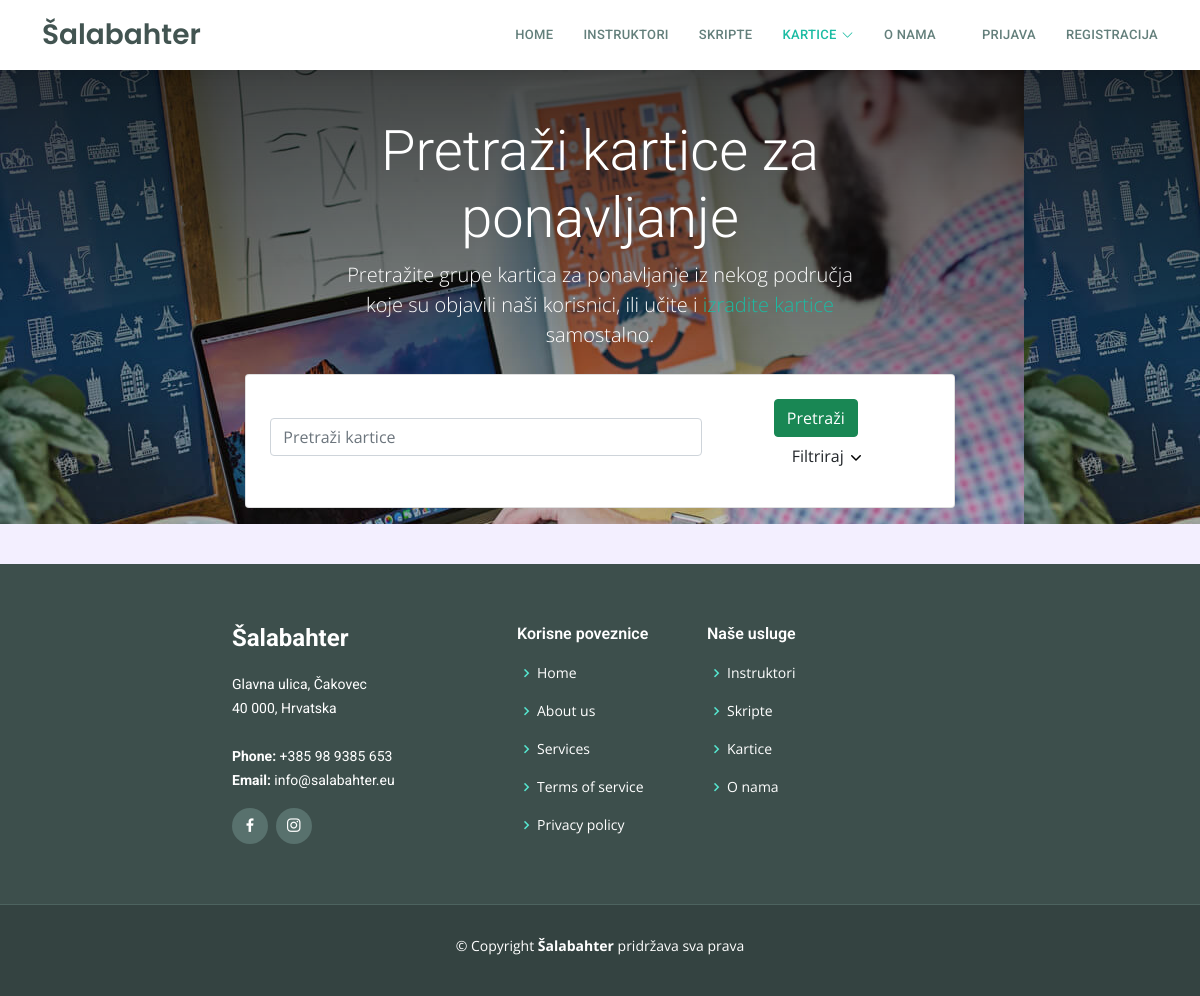
Page /kartice/index.php on the earlier database version.
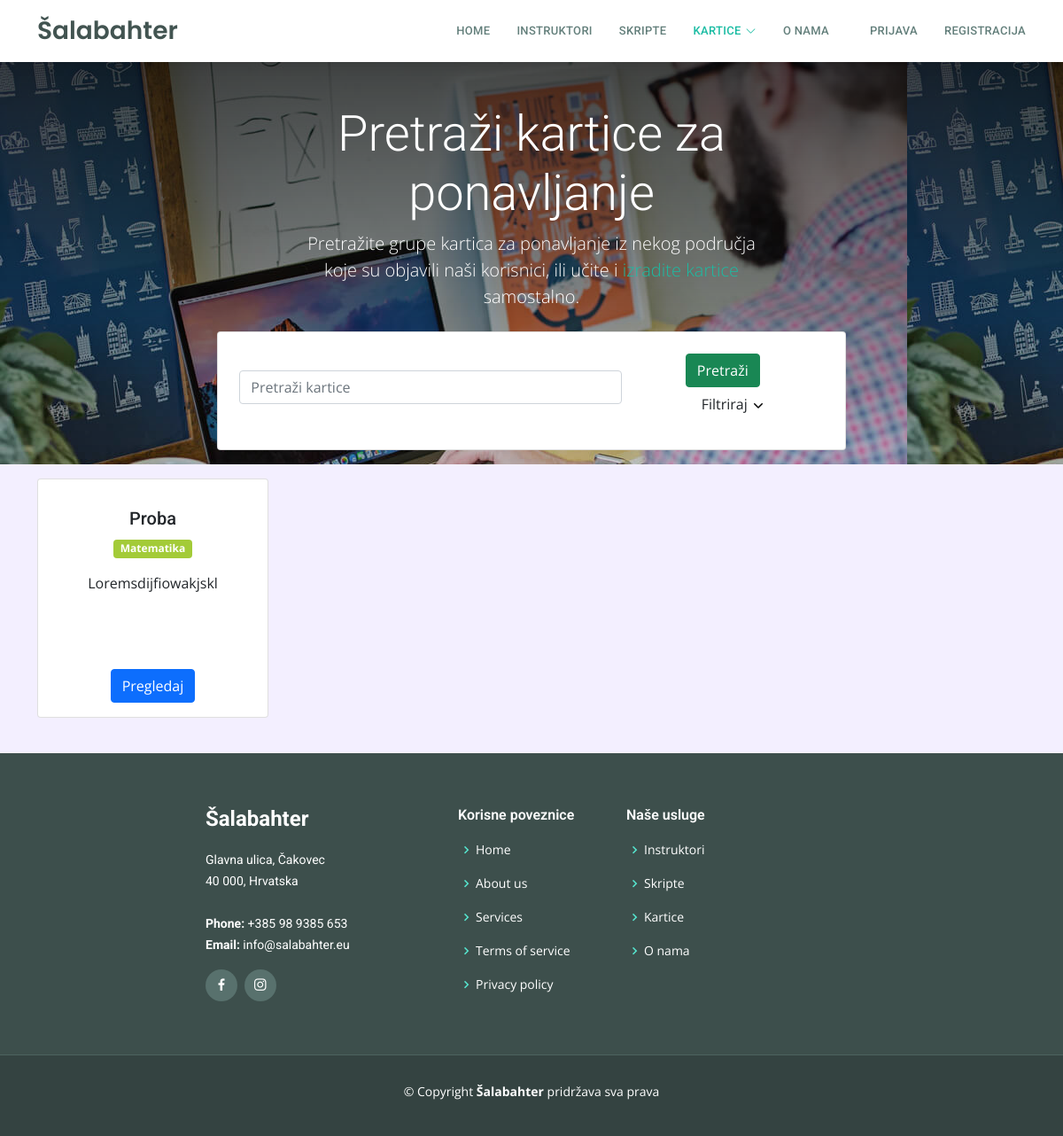
Same page on the later database version.
### tables this page shows
CREATE TABLE `grupekartica` (
  `grupa_id` int(11) NOT NULL,
  `grupa_naziv` varchar(255) DEFAULT NULL,
  `grupa_opis` text DEFAULT NULL,
  `datum_kreiranja` timestamp NOT NULL DEFAULT current_timestamp(),
  `vlasnik_id` int(11) DEFAULT NULL,
  `predmet_id` int(11) DEFAULT NULL,
  `javno` tinyint(1) DEFAULT 0,
  `broj_pregleda` int(11) DEFAULT 0
);

CREATE TABLE `predmeti` (
  `predmet_id` int(11) NOT NULL,
  `naziv_predmeta` varchar(255) DEFAULT NULL,
  `predmet_boja` varchar(255) NOT NULL
);

### kartice/index.php (the view, shortened to what the changed rows need)
<?php
$con = require "../ukljucivanje/connection/spajanje.php";
include("../ukljucivanje/functions/funkcije.php");
if ($_SERVER["REQUEST_METHOD"] == "POST") {
    $searchTerm = $_POST["searchTerm"];
    $selectedSubject = $_POST["selectedSubject"];
    $sql = "SELECT * FROM grupekartica WHERE javno = 1";
    if (!empty($searchTerm)) {
        $sql .= " AND (grupa_naziv LIKE '%$searchTerm%' OR grupa_opis LIKE '%$searchTerm%')";
    }
    if (!empty($selectedSubject)) {
        $sql .= " AND predmet_id = '$selectedSubject'";
    }
    $result = $con->query($sql);
} else {
    $sql = "SELECT * FROM grupekartica WHERE javno = 1";
    $result = $con->query($sql);
}
?>
<!DOCTYPE html>
<html lang="hr">
<head>
    <?php include '../assets/css/stiliranjeSporedno.php'; ?>
</head>
<body>
    <?php include '../ukljucivanje/header.php';
    ?>
    <div class="justify-content-md-center mb-4">
        <div class="hero-section text-center" style="background: linear-gradient(rgba(0, 0, 0, 0.7), rgba(0, 0, 0, 0.2)), url(../assets/img/about.jpg);">
            <div class="container ">
                <div class="row">
                    <div class="col-lg-6 mx-auto mt-5">
                        <h1 class="display-4 " style="color: #FFFFFF;">Pretraži kartice za ponavljanje</h1>
                    </div>
                </div>
            </div>
        </div>
        <div class="container">
            <div class="main-body mt-3">
                <div class="row">
                    <div class="col">
                        <div class="row">
                            <?php
                            if (isset($result) > 0) :
                                while ($row = $result->fetch_assoc()) :
                                    $predmet_id = $row['predmet_id'];
                                    $predmetGrupe = "SELECT  naziv_predmeta, predmet_boja FROM  predmeti WHERE predmet_id = $predmet_id";
                                    $rezultatPredmeta = $con->query($predmetGrupe);
                            ?>
                                    <div class="col-sm-3 mb-3 ">
                                        <div class="card" style="height: 270px;">
                                            <div class="card-body d-flex flex-column justify-content-between">
                                                <div class="d-flex flex-column align-items-center text-center" style="height: 100%; display: flex; flex-direction: column; justify-content: space-between;">
                                                    <div class="mt-3">
                                                        <h5 class="card-title">
                                                            <?php echo (strlen($row["grupa_naziv"]) > 40) ? substr($row["grupa_naziv"], 0, 40) . '...' : $row["grupa_naziv"]; ?>
                                                        </h5>
                                                        <?php
                                                        if ($rezultatPredmeta->num_rows > 0) :
                                                            while ($predmetRed = $rezultatPredmeta->fetch_assoc()) :
                                                                $naziv_predmeta = $predmetRed['naziv_predmeta'];
                                                                $predmetBoja = $predmetRed['predmet_boja'];
                                                        ?>
                                                                <p class="badge " style="background-color: <?php echo $predmetBoja; ?>;"><?php echo $naziv_predmeta; ?></p>
                                                        <?php
                                                            endwhile;
                                                        endif;
                                                        ?>
                                                        <p class="card-text">
                                                            <?php echo (strlen($row["grupa_opis"]) > 120) ? substr($row["grupa_opis"], 0, 120) . '...' : $row["grupa_opis"]; ?>
                                                        </p>
                                                    </div>
                                                    <div class="row mt-auto">
                                                        <div class="col">
                                                            <a href="grupakartica.php?grupa_id=<?php echo $row["grupa_id"]; ?>" class="btn btn-primary">Pregledaj</a>
                                                        </div>
                                                    </div>
                                                </div>
                                            </div>
                                        </div>
                                    </div>
                            <?php
                                endwhile;
                            else :
                                echo "<p class='col'>Nema rezultata.</p>";
                            endif;
                            ?>
                        </div>
                    </div>
                </div>
            </div>
        </div>
    </div>
</body>
</html>

Differences in the rows shown:
added grupekartica: grupa_naziv "Proba", grupa_opis "Loremsdijfiowakjskl"
now on this page (row unchanged): predmeti: naziv_predmeta "Matematika"
